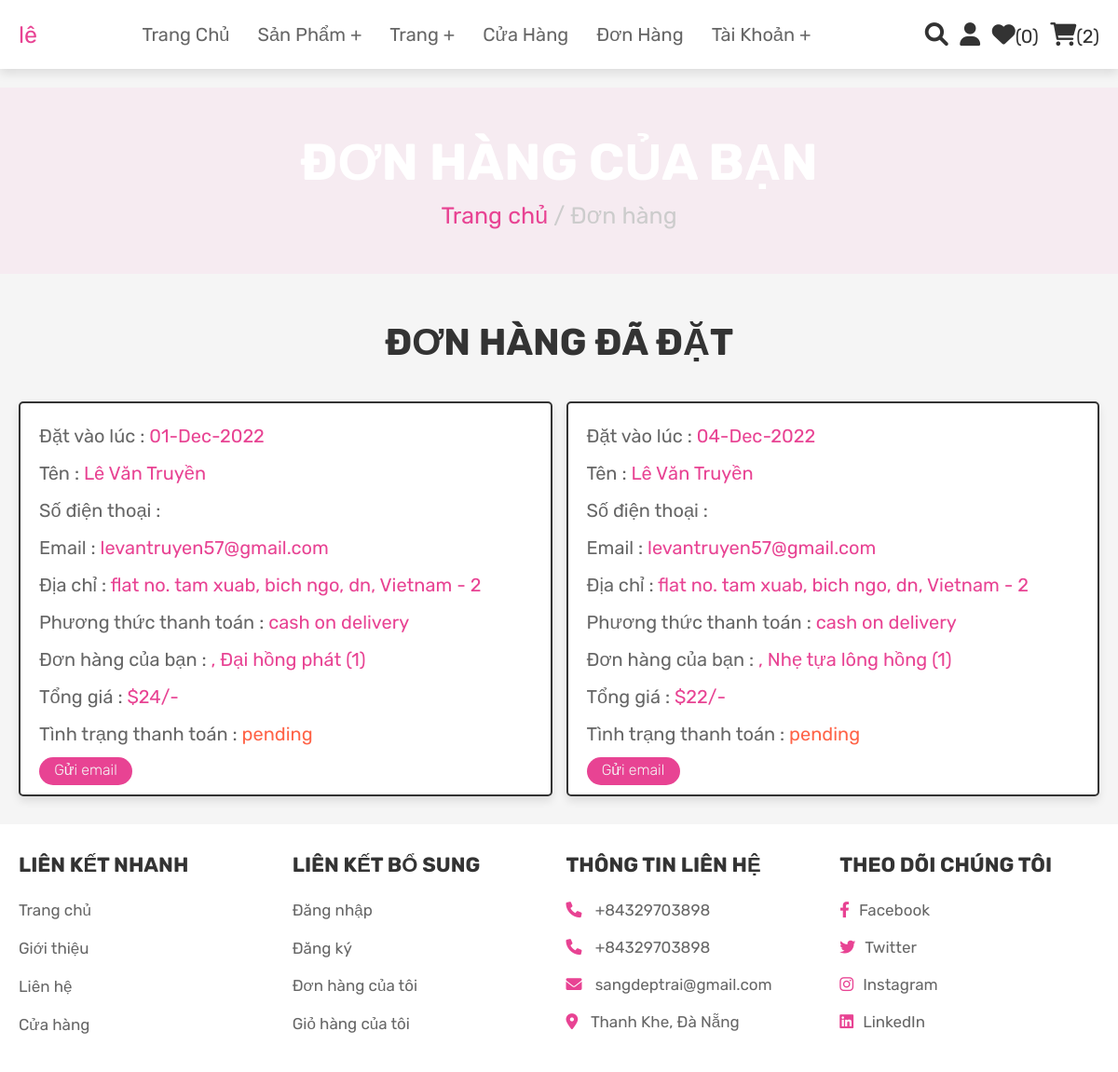
/orders.php (signed in), run on the app's committed database.
### tables this page shows
CREATE TABLE `orders` (
  `id` int(100) NOT NULL,
  `user_id` int(100) NOT NULL,
  `name` varchar(100) NOT NULL,
  `number` varchar(12) NOT NULL,
  `email` varchar(100) NOT NULL,
  `method` varchar(50) NOT NULL,
  `address` varchar(500) NOT NULL,
  `total_products` varchar(1000) NOT NULL,
  `total_price` int(100) NOT NULL,
  `placed_on` varchar(50) NOT NULL,
  `payment_status` varchar(20) NOT NULL DEFAULT 'pending'
);

### orders.php (the view, shortened to what this page needs)
<?php
@include 'config.php';
$user_id = $_SESSION['user_id'];
?>
<!DOCTYPE html>
<html lang="vi">
<head>
   <link rel="stylesheet" href="https://cdnjs.cloudflare.com/ajax/libs/font-awesome/6.0.0/css/all.min.css">
   <link rel="stylesheet" href="css/style.css">
</head>
<body>
<?php @include 'header.php'; ?>
<section class="heading">
    <h3>Đơn hàng của bạn</h3>
    <p> <a href="home.php">Trang chủ</a> / Đơn hàng </p>
</section>
<section class="placed-orders">
    <h1 class="title">Đơn hàng đã đặt</h1>
    <div class="box-container">
    <?php
        $select_orders = mysqli_query($conn, "SELECT * FROM `orders` WHERE user_id = '$user_id'") or die('Truy vấn thất bại');
        if(mysqli_num_rows($select_orders) > 0){
            while($fetch_orders = mysqli_fetch_assoc($select_orders)){
    ?>
    <div class="box">
        <p> Đặt vào lúc : <span><?php echo $fetch_orders['placed_on']; ?></span> </p>
        <p> Tên : <span><?php echo $fetch_orders['name']; ?></span> </p>
        <p> Số điện thoại : <span><?php echo $fetch_orders['number']; ?></span> </p>
        <p> Email : <span><?php echo $fetch_orders['email']; ?></span> </p>
        <p> Địa chỉ : <span><?php echo $fetch_orders['address']; ?></span> </p>
        <p> Phương thức thanh toán : <span><?php echo $fetch_orders['method']; ?></span> </p>
        <p> Đơn hàng của bạn : <span><?php echo $fetch_orders['total_products']; ?></span> </p>
        <p> Tổng giá : <span>$<?php echo $fetch_orders['total_price']; ?>/-</span> </p>
        <p> Tình trạng thanh toán : <span style="color:<?php if($fetch_orders['payment_status'] == 'pending'){echo 'tomato'; }else{echo 'green';} ?>"><?php echo $fetch_orders['payment_status']; ?></span> </p>
    <div class="send-mail">
    <a class="send-mail" href="send_mail.php?id=<?php echo $fetch_orders['id']?>">Gửi email</a>
    </div>
    </div>
    <?php
        }
    }else{
        echo '<p class="empty">Chưa có đơn hàng nào!</p>';
    }
    ?>
    </div>
</section>
<?php @include 'footer.php'; ?>
</body>
</html>

### css/style.css (style rules this page uses)
:root { --pink: #e84393; --red: #c0392b; --orange: #f39c12; --black: #333; --white: #fff; --light-color: #666; --light-white: #ccc; --light-bg: #f5f5f5; --border: .2rem solid var(--black); --box-shadow: 0 .5rem 1rem rgba(0, 0, 0, .1); }
* { font-family: 'Rubik', sans-serif; margin: 0; padding: 0; box-sizing: border-box; outline: none; border: none; text-decoration: none; transition: all .2s linear; }
html { font-size: 62.5%; overflow-x: hidden; scroll-behavior: smooth; scroll-padding-top: 6.5rem; }
body { background: var(--light-bg); }
section { padding: 3rem 2rem; }
.heading { display: flex; flex-flow: column; align-items: center; justify-content: center; gap: 1rem; background-color: var(--black); text-align: center; min-height: 25vh; }
.heading h3 { font-size: 5.5rem; color: var(--white); text-transform: uppercase; }
.heading p { font-size: 2.5rem; color: var(--light-white); }
.heading p a { color: var(--pink); }
.title { text-align: center; margin-bottom: 2rem; color: var(--black); text-transform: uppercase; font-size: 4rem; padding-bottom: 20px; }
.placed-orders .box-container { max-width: 1200px; margin: 0 auto; display: flex; flex-wrap: wrap; gap: 1.5rem; align-items: flex-start; }
.placed-orders .box-container .box { background-color: var(--white); padding: 1rem 2rem; border: var(--border); box-shadow: var(--box-shadow); flex: 1 1 40rem; border-radius: .5rem; }
.placed-orders .box-container .box p { margin: 1rem 0; font-size: 2rem; line-height: 1.5; color: var(--light-color); }
.placed-orders .box-container .box p span { color: var(--pink); }
.send-mail { height: 30px; width: 100px; background-color: #e84393; border-radius: 20px; text-align: center; font-weight: 300; padding-top: 4px; }
.send-mail a { font-size: medium; color: #f5f5f5; }
.heading { text-align: center; font-size: 4rem; color: #333; padding: 1rem; margin: 2rem 0; background: rgba(255, 51, 153, .05); }

### data on the page
orders: placed_on "01-Dec-2022", name "Lê Văn Truyền", email "levantruyen57@gmail.com", address "flat no. tam xuab, bich ngo, dn, Vietnam - 2", method "cash on delivery", total_products ", Đại hồng phát (1)", total_price "24", payment_status "pending"
orders: placed_on "04-Dec-2022", name "Lê Văn Truyền", email "levantruyen57@gmail.com", address "flat no. tam xuab, bich ngo, dn, Vietnam - 2", method "cash on delivery", total_products ", Nhẹ tựa lông hồng (1)", total_price "22", payment_status "pending"

### other printed values
$name "lê"
$wishlist_num_rows "0"
$cart_num_rows "2"
